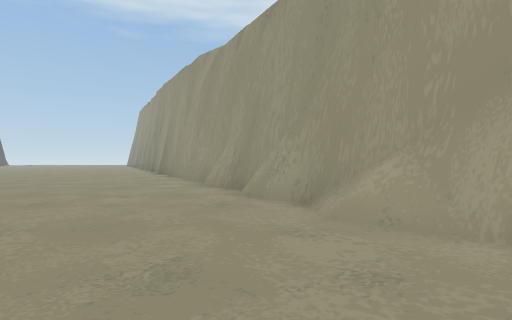
View 1 (above)

22 first-person views from a walk through a 3-D level made in the Unity game engine. The camera is 1.2 m above the floor, looks level and sees 80° across. The floor is counted in squares, 2 m on a side. Each view is taken from the middle of a square. On the plan, view 1 faces up. The plan holds only what a view shows up to about 9 squares ahead; the rest is blank. The place goes on beyond the plan. The player is left out. Some surface patterns are stand-ins.

View 2
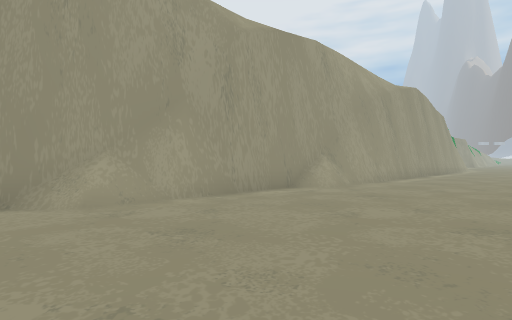

View 3
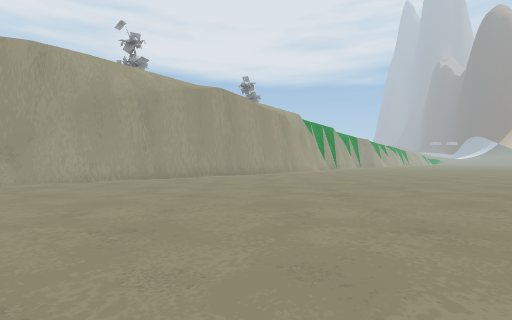

View 4
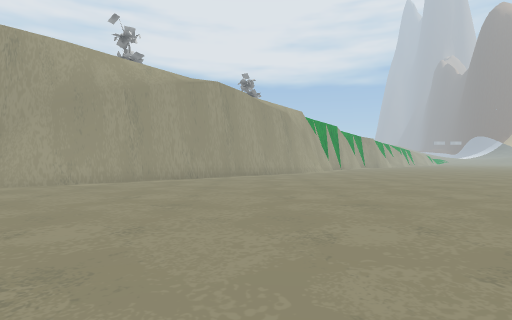

View 5
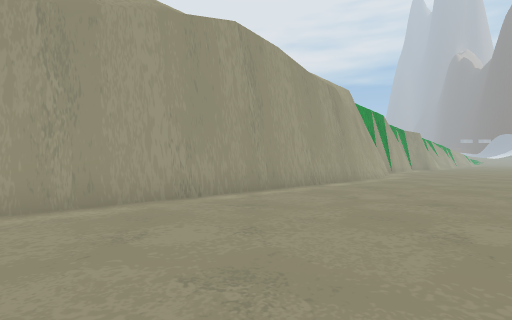

View 6
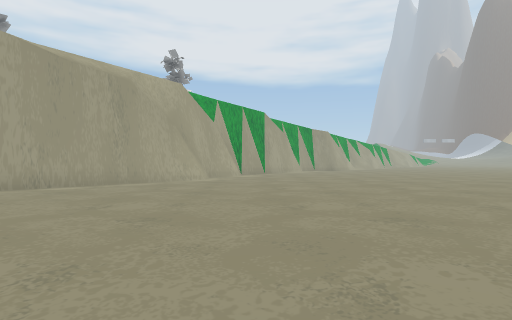

View 7
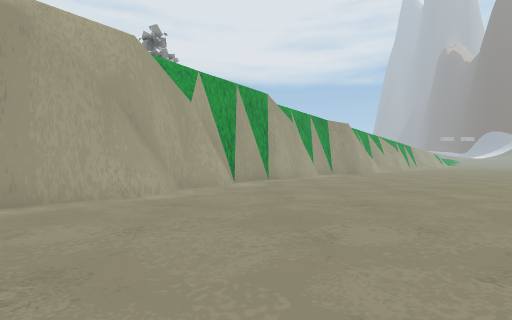

View 8
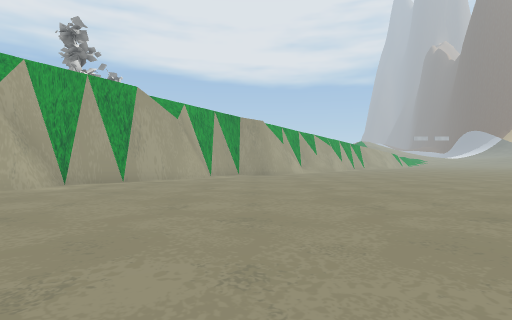

View 9
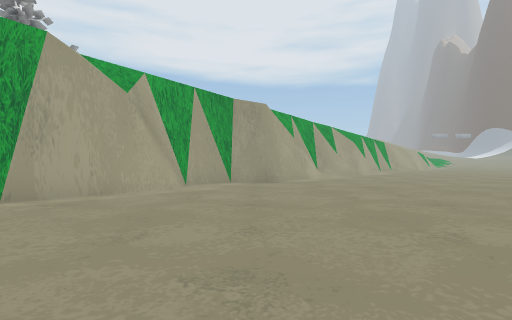

View 10
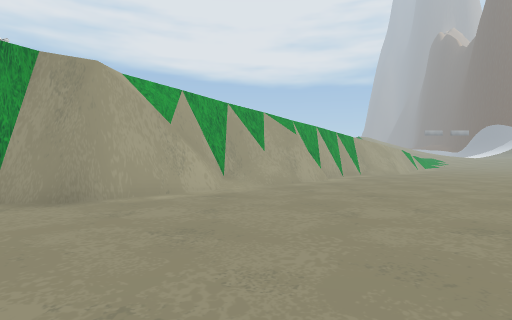

View 11
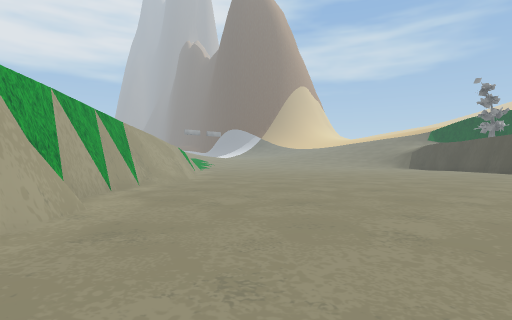

View 12
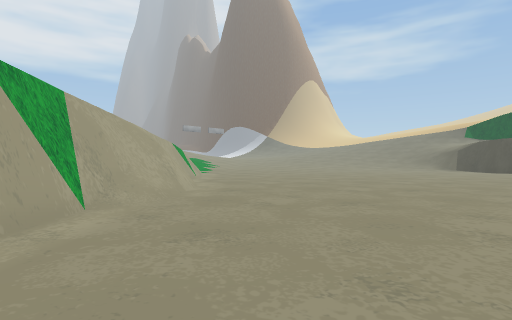

View 13
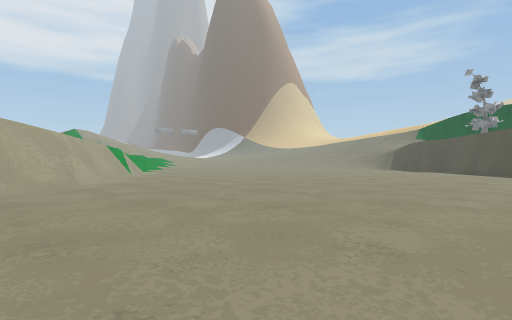

View 14
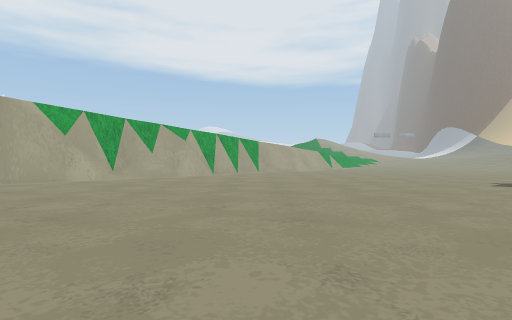

View 15
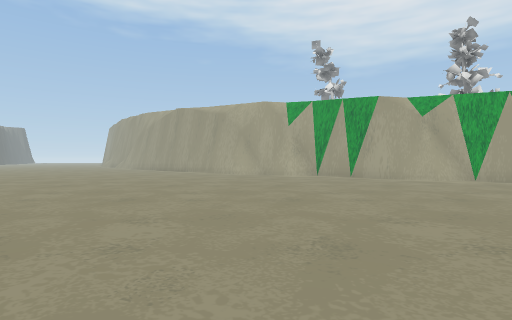

View 16
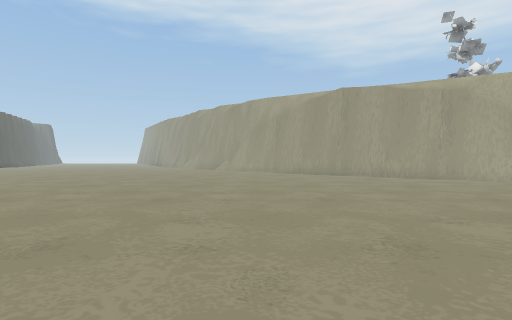

View 17
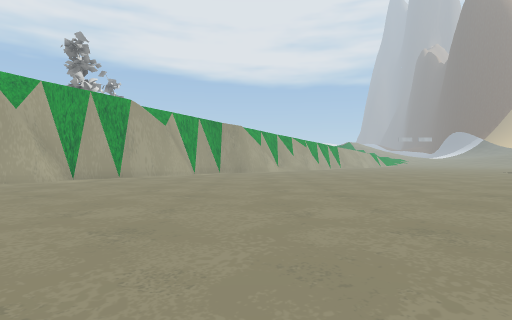

View 18
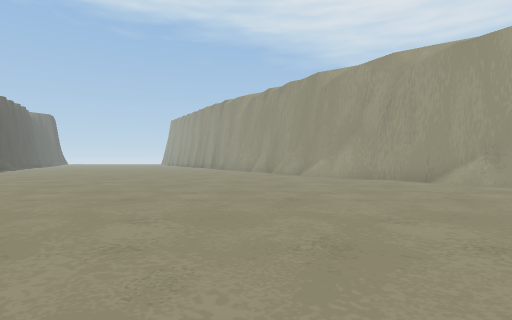

View 19
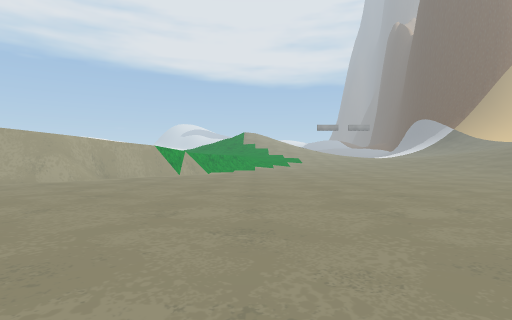

View 20
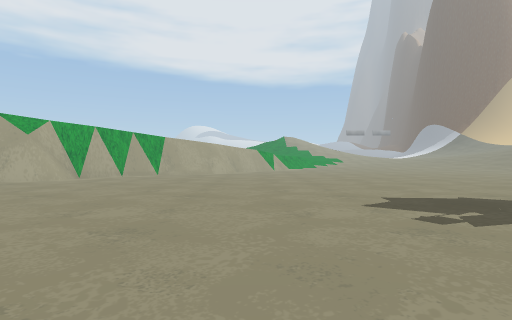

View 21
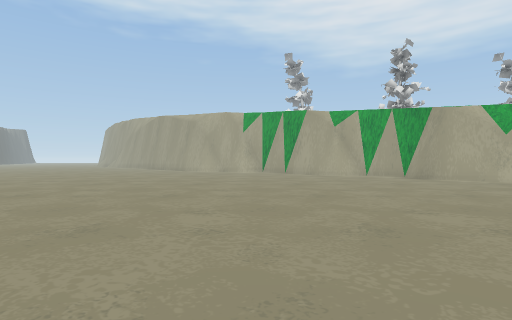

View 22
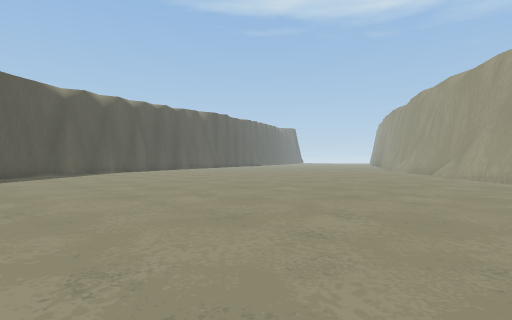

### Floor plan
Points are (right, up) in squares from view 1. A wall is a line through its corners. A room is listed if a view was taken in it or the views show most of it. See-through windows are left out.
Room 1 (views 1, 2, 3, 4, 5, 6, 7, 8, 9, 10, 11, 12, 13, 14, 15, 16, 17, 18, 19, 20, 21, 22)
walls: (15.4, -11.3) (14.5, -10.5); (18.7, -13.5) (18.2, -13.1); (15.4, -11.1) (14.6, -10.2); (16.2, -11.2) (15.2, -11.2); (16.5, -11.2) (15.9, -11); (14.8, -10.5) (14.4, -10.2) (13.3, -10.2) (3.9, -0.7); (14.4, -10.3) (13.8, -10) (13.4, -10) (12.8, -9.4); (20.1, -14.1) (19.8, -14); (20.2, -14.2) (19.3, -14.2) (16.4, -11.3); (12.9, -9.5) (12.4, -9.2); (22.9, -17.4) (22.1, -16.9); (23.2, -18.2) (21.5, -16.5) (21.5, -15.5) (20, -14) (19.2, -14); (23.6, -17.8) (23.1, -17.7); (24.2, -18.1) (23.3, -17.9) (22.6, -17.2); (24.3, -18) (23.5, -17.7); (24.6, -18.2) (24.1, -17.8); (25.5, -19.4) (24.1, -18.1); (25.5, -20.2) (25.1, -19.6); (25.8, -20.2) (24.3, -18.1); (26.1, -20.7) (25.5, -20.1); (26.2, -21.1) (24.5, -19.4); (6.9, -3.6) (6.6, -3.2); (29.1, -22.7) (28.5, -22.1); (5.9, -2.7) (5.5, -2.2); (5.1, -1.7) (4.6, -0.6); (30.4, -24.3) (26.9, -20.8); (5, -1.2) (3.7, 0.6); (30.7, -25.1) (29.3, -23); (4.8, -0.7) (0.8, 3.2); (2.8, 1.2) (2.6, 1.7); (2.7, 1.6) (2.1, 2.3) (1.6, 3.3); (2, 2.8) (0.8, 4.3); (1.6, 2.7) (1.4, 3); (1.8, 3.2) (-0.2, 5.2); (1, 4.2) (0.7, 4.9); (0.8, 4.6) (0.1, 5.2); (0.3, 5.5) (-0.2, 6.2); (0, 6.1) (-0.1, 6.5) (-0.8, 7.1); (-0.1, 6.2) (-1.2, 7.3); (-0.7, 7.7) (-1, 8.2); (-0.8, 8.2) (-0.9, 8.7); (-1.2, 8.2) (-1.5, 8.5)
low walls: (16.4, -11.3) (15.4, -11.3); (19.6, -13.5) (18.9, -12.9); (19.8, -13.4) (19.3, -12.9); (24.5, -18.6) (24.2, -18.1); (4.8, -1.7) (4.6, -1.2); (30.4, -25.1) (30, -24.4); (30.7, -25.6) (30.1, -25); (4.2, 1.2) (3.8, 1.6); (1.9, 2.1) (1.6, 2.7); (0.8, 4.1) (0.6, 4.6)

Where each view was taken, in squares from view 1:
view 1: 0 up, 0 right, facing up
view 2: 1 up, 3 left, facing right
view 3: 7 down, 3 left, facing right
view 4: 7 down, 2 left, facing right
view 5: 6 down, 3 right, facing right
view 6: 12 down, 4 right, facing right
view 7: 12 down, 8 right, facing right
view 8: 16 down, 9 right, facing right
view 9: 16 down, 13 right, facing right
view 10: 19 down, 17 right, facing right
view 11: 20 down, 22 right, facing down-right
view 12: 22 down, 25 right, facing down-right
view 13: 23 down, 22 right, facing down-right
view 14: 23 down, 14 right, facing right
view 15: 23 down, 14 right, facing up
view 16: 18 down, 6 right, facing up
view 17: 17 down, 7 right, facing right
view 18: 8 down, 1 left, facing up
view 19: 31 down, 22 right, facing right
view 20: 27 down, 17 right, facing right
view 21: 26 down, 16 right, facing up
view 22: 13 down, 7 right, facing up-left
